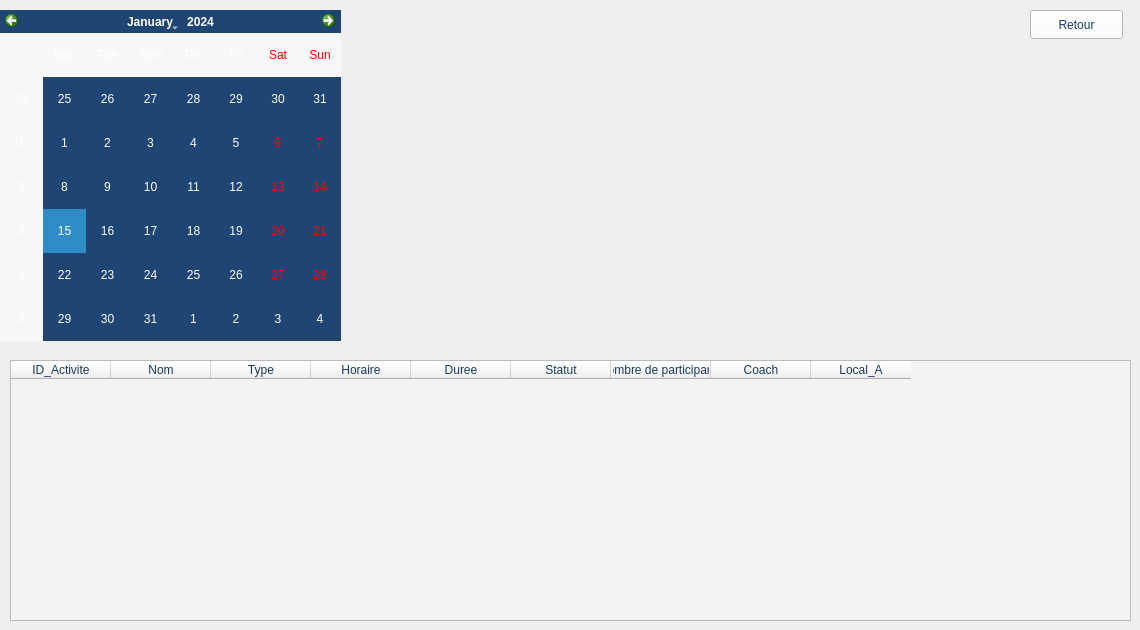
      <widget class="QWidget" name="tab_24">
       <attribute name="title">
        <string>calendarA</string>
       </attribute>
       <widget class="QCalendarWidget" name="calendarWidget">
        <property name="geometry">
         <rect>
          <x>0</x>
          <y>10</y>
          <width>341</width>
          <height>331</height>
         </rect>
        </property>
        <property name="styleSheet">
         <string notr="true">color: rgb(255, 255, 255);
background-color: rgb(31, 69, 116);</string>
        </property>
       </widget>
       <widget class="QPushButton" name="B_A_retour_6">
        <property name="geometry">
         <rect>
          <x>1030</x>
          <y>10</y>
          <width>93</width>
          <height>29</height>
         </rect>
        </property>
        <property name="styleSheet">
         <string notr="true">font: 10pt &quot;Times New Roman&quot;;
background-color: rgb(255, 255, 255);
color: rgb(26, 58, 98);
</string>
        </property>
        <property name="text">
         <string>Retour</string>
        </property>
       </widget>
       <widget class="QTableWidget" name="tabA_2">
        <property name="geometry">
         <rect>
          <x>10</x>
          <y>360</y>
          <width>1121</width>
          <height>261</height>
         </rect>
        </property>
        <property name="styleSheet">
         <string notr="true">border-top-color: rgb(255, 255, 255);
color: rgb(26, 58, 98);font: 9pt &quot;Times New Roman&quot;;
background-color: rgb(243, 243, 243);








</string>
        </property>
        <column>
         <property name="text">
          <string>ID_Activite</string>
         </property>
         <property name="background">
          <color>
           <red>255</red>
           <green>255</green>
           <blue>255</blue>
          </color>
         </property>
        </column>
        <column>
         <property name="text">
          <string>Nom</string>
         </property>
         <property name="background">
          <color>
           <red>255</red>
           <green>255</green>
           <blue>255</blue>
          </color>
         </property>
        </column>
        <column>
         <property name="text">
          <string>Type</string>
         </property>
         <property name="background">
          <color>
           <red>255</red>
           <green>255</green>
           <blue>255</blue>
          </color>
         </property>
        </column>
        <column>
         <property name="text">
          <string>Horaire</string>
         </property>
         <property name="background">
          <color>
           <red>255</red>
           <green>255</green>
           <blue>255</blue>
          </color>
         </property>
        </column>
        <column>
         <property name="text">
          <string>Duree</string>
         </property>
         <property name="background">
          <color>
           <red>255</red>
           <green>255</green>
           <blue>255</blue>
          </color>
         </property>
        </column>
        <column>
         <property name="text">
          <string>Statut</string>
         </property>
         <property name="background">
          <color>
           <red>255</red>
           <green>255</green>
           <blue>255</blue>
          </color>
         </property>
        </column>
        <column>
         <property name="text">
          <string>Nombre de participants</string>
         </property>
         <property name="background">
          <color>
           <red>255</red>
           <green>255</green>
           <blue>255</blue>
          </color>
         </property>
        </column>
        <column>
         <property name="text">
          <string>Coach</string>
         </property>
         <property name="background">
          <color>
           <red>255</red>
           <green>255</green>
           <blue>255</blue>
          </color>
         </property>
        </column>
        <column>
         <property name="text">
          <string>Local_A</string>
         </property>
         <property name="background">
          <color>
           <red>255</red>
           <green>255</green>
           <blue>255</blue>
          </color>
         </property>
        </column>
       </widget>
      </widget>
